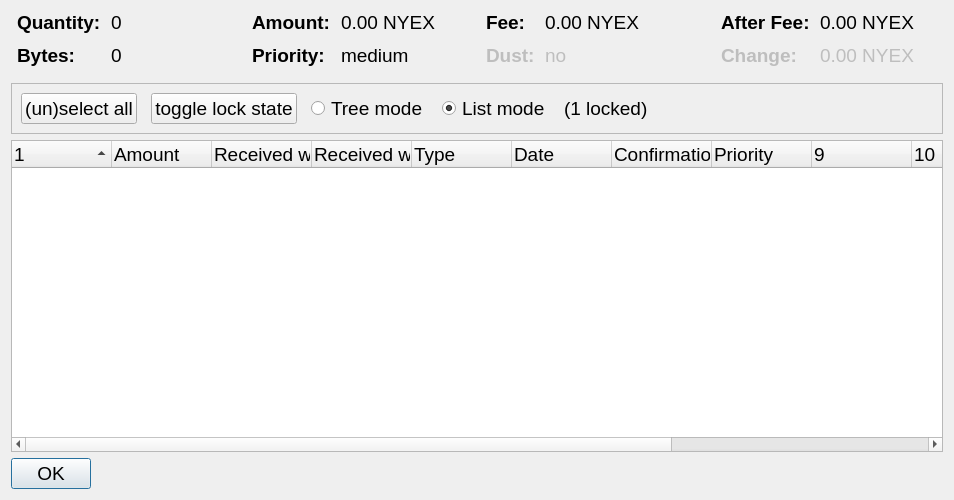
<?xml version="1.0" encoding="UTF-8"?>
<ui version="4.0">
 <class>CoinControlDialog</class>
 <widget class="QDialog" name="CoinControlDialog">
  <property name="geometry">
   <rect>
    <x>0</x>
    <y>0</y>
    <width>954</width>
    <height>500</height>
   </rect>
  </property>
  <property name="font">
   <font>
    
    <pointsize>14</pointsize>
   </font>
  </property>
  <property name="windowTitle">
   <string>Coin Selection</string>
  </property>
  <layout class="QVBoxLayout" name="verticalLayout">
   <item>
    <layout class="QHBoxLayout" name="horizontalLayoutTop" stretch="0,0,0,0">
     <property name="topMargin">
      <number>0</number>
     </property>
     <property name="bottomMargin">
      <number>10</number>
     </property>
     <item>
      <layout class="QFormLayout" name="formLayoutCoinControl1">
       <property name="horizontalSpacing">
        <number>10</number>
       </property>
       <property name="verticalSpacing">
        <number>10</number>
       </property>
       <property name="leftMargin">
        <number>6</number>
       </property>
       <property name="rightMargin">
        <number>6</number>
       </property>
       <item row="0" column="0">
        <widget class="QLabel" name="labelCoinControlQuantityText">
         <property name="font">
          <font>
           
           <pointsize>14</pointsize>
           <weight>75</weight>
           <bold>true</bold>
          </font>
         </property>
         <property name="text">
          <string>Quantity:</string>
         </property>
        </widget>
       </item>
       <item row="0" column="1">
        <widget class="QLabel" name="labelCoinControlQuantity">
         <property name="font">
          <font>
           
           <pointsize>14</pointsize>
          </font>
         </property>
         <property name="cursor">
          <cursorShape>IBeamCursor</cursorShape>
         </property>
         <property name="contextMenuPolicy">
          <enum>Qt::ActionsContextMenu</enum>
         </property>
         <property name="text">
          <string notr="true">0</string>
         </property>
         <property name="textInteractionFlags">
          <set>Qt::LinksAccessibleByMouse|Qt::TextSelectableByKeyboard|Qt::TextSelectableByMouse</set>
         </property>
        </widget>
       </item>
       <item row="1" column="0">
        <widget class="QLabel" name="labelCoinControlBytesText">
         <property name="font">
          <font>
           
           <pointsize>14</pointsize>
           <weight>75</weight>
           <bold>true</bold>
          </font>
         </property>
         <property name="text">
          <string>Bytes:</string>
         </property>
        </widget>
       </item>
       <item row="1" column="1">
        <widget class="QLabel" name="labelCoinControlBytes">
         <property name="font">
          <font>
           
           <pointsize>14</pointsize>
          </font>
         </property>
         <property name="cursor">
          <cursorShape>IBeamCursor</cursorShape>
         </property>
         <property name="contextMenuPolicy">
          <enum>Qt::ActionsContextMenu</enum>
         </property>
         <property name="text">
          <string notr="true">0</string>
         </property>
         <property name="textInteractionFlags">
          <set>Qt::LinksAccessibleByMouse|Qt::TextSelectableByKeyboard|Qt::TextSelectableByMouse</set>
         </property>
        </widget>
       </item>
      </layout>
     </item>
     <item>
      <layout class="QFormLayout" name="formLayoutCoinControl2">
       <property name="horizontalSpacing">
        <number>10</number>
       </property>
       <property name="verticalSpacing">
        <number>10</number>
       </property>
       <property name="leftMargin">
        <number>6</number>
       </property>
       <property name="rightMargin">
        <number>6</number>
       </property>
       <item row="0" column="0">
        <widget class="QLabel" name="labelCoinControlAmountText">
         <property name="font">
          <font>
           
           <pointsize>14</pointsize>
           <weight>75</weight>
           <bold>true</bold>
          </font>
         </property>
         <property name="text">
          <string>Amount:</string>
         </property>
        </widget>
       </item>
       <item row="0" column="1">
        <widget class="QLabel" name="labelCoinControlAmount">
         <property name="font">
          <font>
           
           <pointsize>14</pointsize>
          </font>
         </property>
         <property name="cursor">
          <cursorShape>IBeamCursor</cursorShape>
         </property>
         <property name="contextMenuPolicy">
          <enum>Qt::ActionsContextMenu</enum>
         </property>
         <property name="text">
          <string notr="true">0.00 NYEX</string>
         </property>
         <property name="textInteractionFlags">
          <set>Qt::LinksAccessibleByMouse|Qt::TextSelectableByKeyboard|Qt::TextSelectableByMouse</set>
         </property>
        </widget>
       </item>
       <item row="1" column="0">
        <widget class="QLabel" name="labelCoinControlPriorityText">
         <property name="font">
          <font>
           
           <pointsize>14</pointsize>
           <weight>75</weight>
           <bold>true</bold>
          </font>
         </property>
         <property name="text">
          <string>Priority:</string>
         </property>
        </widget>
       </item>
       <item row="1" column="1">
        <widget class="QLabel" name="labelCoinControlPriority">
         <property name="font">
          <font>
           
           <pointsize>14</pointsize>
          </font>
         </property>
         <property name="cursor">
          <cursorShape>IBeamCursor</cursorShape>
         </property>
         <property name="contextMenuPolicy">
          <enum>Qt::ActionsContextMenu</enum>
         </property>
         <property name="text">
          <string>medium</string>
         </property>
         <property name="textInteractionFlags">
          <set>Qt::LinksAccessibleByMouse|Qt::TextSelectableByKeyboard|Qt::TextSelectableByMouse</set>
         </property>
        </widget>
       </item>
      </layout>
     </item>
     <item>
      <layout class="QFormLayout" name="formLayoutCoinControl3">
       <property name="horizontalSpacing">
        <number>10</number>
       </property>
       <property name="verticalSpacing">
        <number>10</number>
       </property>
       <property name="leftMargin">
        <number>6</number>
       </property>
       <property name="rightMargin">
        <number>6</number>
       </property>
       <item row="0" column="0">
        <widget class="QLabel" name="labelCoinControlFeeText">
         <property name="font">
          <font>
           
           <pointsize>14</pointsize>
           <weight>75</weight>
           <bold>true</bold>
          </font>
         </property>
         <property name="text">
          <string>Fee:</string>
         </property>
        </widget>
       </item>
       <item row="0" column="1">
        <widget class="QLabel" name="labelCoinControlFee">
         <property name="font">
          <font>
           
           <pointsize>14</pointsize>
          </font>
         </property>
         <property name="cursor">
          <cursorShape>IBeamCursor</cursorShape>
         </property>
         <property name="contextMenuPolicy">
          <enum>Qt::ActionsContextMenu</enum>
         </property>
         <property name="text">
          <string notr="true">0.00 NYEX</string>
         </property>
         <property name="textInteractionFlags">
          <set>Qt::LinksAccessibleByMouse|Qt::TextSelectableByKeyboard|Qt::TextSelectableByMouse</set>
         </property>
        </widget>
       </item>
       <item row="1" column="0">
        <widget class="QLabel" name="labelCoinControlLowOutputText">
         <property name="enabled">
          <bool>false</bool>
         </property>
         <property name="font">
          <font>
           
           <pointsize>14</pointsize>
           <weight>75</weight>
           <bold>true</bold>
          </font>
         </property>
         <property name="text">
          <string>Dust:</string>
         </property>
        </widget>
       </item>
       <item row="1" column="1">
        <widget class="QLabel" name="labelCoinControlLowOutput">
         <property name="enabled">
          <bool>false</bool>
         </property>
         <property name="font">
          <font>
           
           <pointsize>14</pointsize>
          </font>
         </property>
         <property name="cursor">
          <cursorShape>IBeamCursor</cursorShape>
         </property>
         <property name="contextMenuPolicy">
          <enum>Qt::ActionsContextMenu</enum>
         </property>
         <property name="text">
          <string>no</string>
         </property>
         <property name="textInteractionFlags">
          <set>Qt::LinksAccessibleByMouse|Qt::TextSelectableByKeyboard|Qt::TextSelectableByMouse</set>
         </property>
        </widget>
       </item>
      </layout>
     </item>
     <item>
      <layout class="QFormLayout" name="formLayoutCoinControl4">
       <property name="horizontalSpacing">
        <number>10</number>
       </property>
       <property name="verticalSpacing">
        <number>10</number>
       </property>
       <property name="leftMargin">
        <number>6</number>
       </property>
       <property name="rightMargin">
        <number>6</number>
       </property>
       <item row="0" column="0">
        <widget class="QLabel" name="labelCoinControlAfterFeeText">
         <property name="font">
          <font>
           
           <pointsize>14</pointsize>
           <weight>75</weight>
           <bold>true</bold>
          </font>
         </property>
         <property name="text">
          <string>After Fee:</string>
         </property>
        </widget>
       </item>
       <item row="0" column="1">
        <widget class="QLabel" name="labelCoinControlAfterFee">
         <property name="font">
          <font>
           
           <pointsize>14</pointsize>
          </font>
         </property>
         <property name="cursor">
          <cursorShape>IBeamCursor</cursorShape>
         </property>
         <property name="contextMenuPolicy">
          <enum>Qt::ActionsContextMenu</enum>
         </property>
         <property name="text">
          <string notr="true">0.00 NYEX</string>
         </property>
         <property name="textInteractionFlags">
          <set>Qt::LinksAccessibleByMouse|Qt::TextSelectableByKeyboard|Qt::TextSelectableByMouse</set>
         </property>
        </widget>
       </item>
       <item row="1" column="0">
        <widget class="QLabel" name="labelCoinControlChangeText">
         <property name="enabled">
          <bool>false</bool>
         </property>
         <property name="font">
          <font>
           
           <pointsize>14</pointsize>
           <weight>75</weight>
           <bold>true</bold>
          </font>
         </property>
         <property name="text">
          <string>Change:</string>
         </property>
        </widget>
       </item>
       <item row="1" column="1">
        <widget class="QLabel" name="labelCoinControlChange">
         <property name="enabled">
          <bool>false</bool>
         </property>
         <property name="font">
          <font>
           
           <pointsize>14</pointsize>
          </font>
         </property>
         <property name="cursor">
          <cursorShape>IBeamCursor</cursorShape>
         </property>
         <property name="contextMenuPolicy">
          <enum>Qt::ActionsContextMenu</enum>
         </property>
         <property name="text">
          <string notr="true">0.00 NYEX</string>
         </property>
         <property name="textInteractionFlags">
          <set>Qt::LinksAccessibleByMouse|Qt::TextSelectableByKeyboard|Qt::TextSelectableByMouse</set>
         </property>
        </widget>
       </item>
      </layout>
     </item>
    </layout>
   </item>
   <item>
    <widget class="QFrame" name="frame">
     <property name="minimumSize">
      <size>
       <width>0</width>
       <height>40</height>
      </size>
     </property>
     <property name="font">
   <font>
       <pointsize>14</pointsize>
      </font>
     </property>
     <property name="frameShape">
      <enum>QFrame::StyledPanel</enum>
     </property>
     <property name="frameShadow">
      <enum>QFrame::Sunken</enum>
     </property>
     <layout class="QHBoxLayout" name="horizontalLayout">
      <item>
       <layout class="QHBoxLayout" name="horizontalLayoutPanel" stretch="0,0,0,0,0,0">
        <property name="spacing">
         <number>14</number>
        </property>
        <item>
         <widget class="QPushButton" name="pushButtonSelectAll">
          <property name="sizePolicy">
           <sizepolicy hsizetype="Maximum" vsizetype="Fixed">
            <horstretch>0</horstretch>
            <verstretch>0</verstretch>
           </sizepolicy>
          </property>
          <property name="font">
           <font>
            
            <pointsize>14</pointsize>
           </font>
          </property>
          <property name="text">
           <string>(un)select all</string>
          </property>
          <property name="autoDefault">
           <bool>false</bool>
          </property>
         </widget>
        </item>
        <item>
         <widget class="QPushButton" name="pushButtonToggleLock">
          <property name="sizePolicy">
           <sizepolicy hsizetype="Maximum" vsizetype="Fixed">
            <horstretch>0</horstretch>
            <verstretch>0</verstretch>
           </sizepolicy>
          </property>
          <property name="font">
           <font>
            
            <pointsize>14</pointsize>
           </font>
          </property>
          <property name="text">
           <string>toggle lock state</string>
          </property>
          <property name="autoDefault">
           <bool>false</bool>
          </property>
         </widget>
        </item>
        <item>
         <widget class="QRadioButton" name="radioTreeMode">
          <property name="sizePolicy">
           <sizepolicy hsizetype="Maximum" vsizetype="Fixed">
            <horstretch>0</horstretch>
            <verstretch>0</verstretch>
           </sizepolicy>
          </property>
          <property name="font">
           <font>
            
            <pointsize>14</pointsize>
           </font>
          </property>
          <property name="text">
           <string>Tree mode</string>
          </property>
         </widget>
        </item>
        <item>
         <widget class="QRadioButton" name="radioListMode">
          <property name="sizePolicy">
           <sizepolicy hsizetype="Maximum" vsizetype="Fixed">
            <horstretch>0</horstretch>
            <verstretch>0</verstretch>
           </sizepolicy>
          </property>
          <property name="font">
           <font>
            
            <pointsize>14</pointsize>
           </font>
          </property>
          <property name="text">
           <string>List mode</string>
          </property>
          <property name="checked">
           <bool>true</bool>
          </property>
         </widget>
        </item>
        <item>
         <widget class="QLabel" name="labelLocked">
          <property name="font">
           <font>
            
            <pointsize>14</pointsize>
           </font>
          </property>
          <property name="text">
           <string>(1 locked)</string>
          </property>
         </widget>
        </item>
        <item>
         <spacer name="horizontalSpacer">
          <property name="font">
           <font>
            
            <pointsize>14</pointsize>
           </font>
          </property>
          <property name="orientation">
           <enum>Qt::Horizontal</enum>
          </property>
          <property name="sizeHint" stdset="0">
           <size>
            <width>40</width>
            <height>20</height>
           </size>
          </property>
         </spacer>
        </item>
       </layout>
      </item>
     </layout>
    </widget>
   </item>
   <item>
    <widget class="CoinControlTreeWidget" name="treeWidget">
     <property name="font">
   <font>
       <pointsize>14</pointsize>
      </font>
     </property>
     <property name="contextMenuPolicy">
      <enum>Qt::CustomContextMenu</enum>
     </property>
     <property name="sortingEnabled">
      <bool>false</bool>
     </property>
     <property name="columnCount">
      <number>13</number>
     </property>
     <attribute name="headerShowSortIndicator" stdset="0">
      <bool>true</bool>
     </attribute>
     <attribute name="headerStretchLastSection">
      <bool>false</bool>
     </attribute>
     <column>
      <property name="text">
       <string/>
      </property>
     </column>
     <column>
      <property name="text">
       <string>Amount</string>
      </property>
     </column>
     <column>
      <property name="text">
       <string>Received with label</string>
      </property>
     </column>
     <column>
      <property name="text">
       <string>Received with address</string>
      </property>
     </column>
     <column>
      <property name="text">
       <string>Type</string>
      </property>
     </column>
     <column>
      <property name="text">
       <string>Date</string>
      </property>
     </column>
     <column>
      <property name="text">
       <string>Confirmations</string>
      </property>
      <property name="toolTip">
       <string>Confirmed</string>
      </property>
     </column>
     <column>
      <property name="text">
       <string>Priority</string>
      </property>
     </column>
     <column>
      <property name="text">
       <string/>
      </property>
     </column>
     <column>
      <property name="text">
       <string/>
      </property>
     </column>
     <column>
      <property name="text">
       <string/>
      </property>
     </column>
     <column>
      <property name="text">
       <string/>
      </property>
     </column>
     <column>
      <property name="text">
       <string/>
      </property>
     </column>
    </widget>
   </item>
   <item>
    <widget class="QDialogButtonBox" name="buttonBox">
     <property name="sizePolicy">
      <sizepolicy hsizetype="Maximum" vsizetype="Fixed">
       <horstretch>0</horstretch>
       <verstretch>0</verstretch>
      </sizepolicy>
     </property>
     <property name="font">
   <font>
       <pointsize>14</pointsize>
      </font>
     </property>
     <property name="orientation">
      <enum>Qt::Horizontal</enum>
     </property>
     <property name="standardButtons">
      <set>QDialogButtonBox::Ok</set>
     </property>
    </widget>
   </item>
  </layout>
 </widget>
 <customwidgets>
  <customwidget>
   <class>CoinControlTreeWidget</class>
   <extends>QTreeWidget</extends>
   <header>coincontroltreewidget.h</header>
  </customwidget>
 </customwidgets>
 <resources/>
 <connections/>
</ui>
